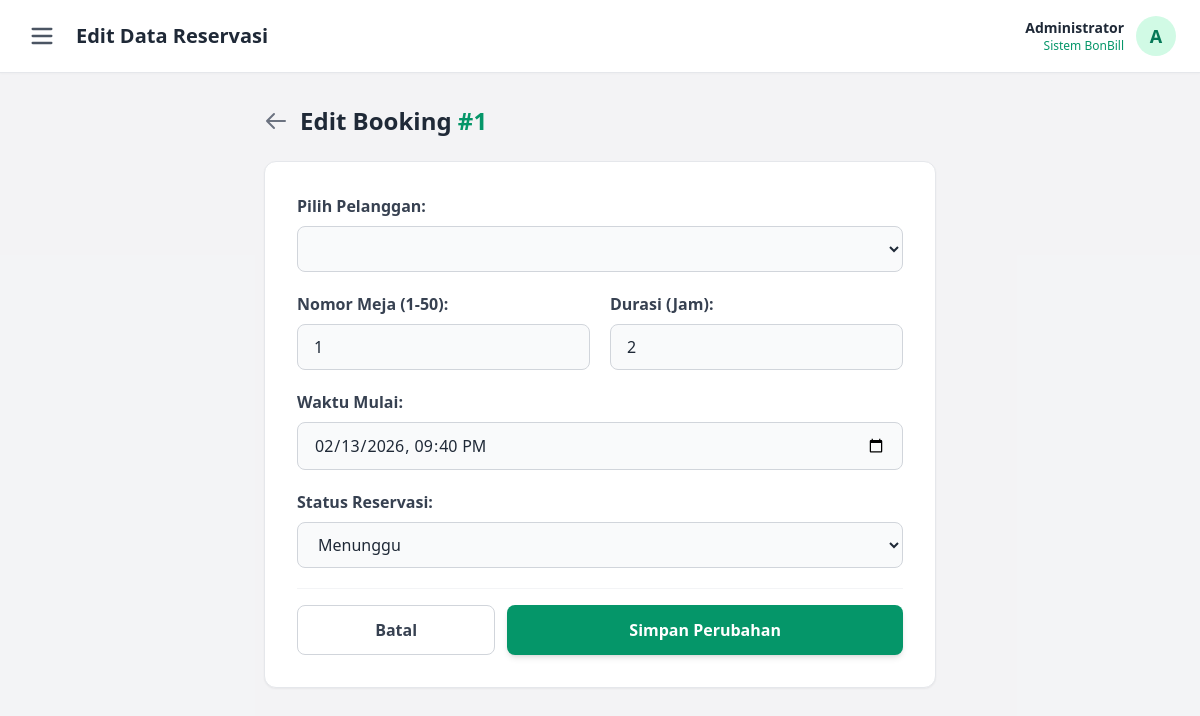
Page /user/edit_booking/1 (signed in) on the committed database.
### tables this page shows
CREATE TABLE bookings (
    id INTEGER PRIMARY KEY AUTOINCREMENT,
    user_id INTEGER NOT NULL,
    table_number INTEGER NOT NULL,
    start_time DATETIME NOT NULL,
    duration INTEGER NOT NULL,
    status TEXT DEFAULT 'Menunggu',
    created_at TIMESTAMP DEFAULT CURRENT_TIMESTAMP,
    FOREIGN KEY (user_id) REFERENCES users(id) ON DELETE CASCADE
);

### app.py (the view, shortened to what this page needs)
@app.route('/user/edit_booking/<int:booking_id>', methods=['GET', 'POST'])
@login_required
def edit_booking_user(booking_id):
    conn = get_db_connection()
    booking = conn.execute("SELECT * FROM bookings WHERE id = ? AND user_id = ?", (booking_id, session['user_id'])).fetchone()
    if not booking:
        conn.close()
        flash("Gagal: Data tidak ditemukan atau Anda tidak punya akses.")
        return redirect(url_for('history_user'))
    if booking['status'] != 'Menunggu':
        conn.close()
        flash("Gagal: Booking yang sudah berjalan/selesai tidak bisa diubah.")
        return redirect(url_for('history_user'))
    conn.close()
    return render_template('edit_booking_user.html', booking=booking)

### app.py (called while the page is built)
def get_db_connection():
    basedir = os.path.abspath(os.path.dirname(__file__))
    conn = sqlite3.connect(os.path.join(basedir, 'bonbill.db'))
    conn.row_factory = sqlite3.Row
    return conn

def login_required(f):
    @wraps(f)
    def decorated_function(*args, **kwargs):
        if 'user_id' not in session:
            return redirect(url_for('login'))
        return f(*args, **kwargs)
    return decorated_function

@app.template_filter('format_datetime')
def format_datetime(value, format="%d-%m-%Y %H:%M"):
    if value is None:
        return ""
    if isinstance(value, str):
        try:
            value = datetime.strptime(value, '%Y-%m-%d %H:%M:%S')
        except ValueError:
            return value
    return value.strftime(format)

### templates/edit_booking_user.html (shortened to what this page needs)
{% extends "base_admin.html" %}
{% block header_title %}Edit Data Reservasi{% endblock %}
{% block content %}
<div class="max-w-2xl mx-auto">
    <div class="mb-6 flex items-center gap-3">
        <a href="/admin/dashboard" class="text-gray-500 hover:text-emerald-600 transition-colors">
            <svg class="w-6 h-6" fill="none" stroke="currentColor" viewBox="0 0 24 24"><path stroke-linecap="round" stroke-linejoin="round" stroke-width="2" d="M10 19l-7-7m0 0l7-7m-7 7h18"></path></svg>
        </a>
        <h2 class="text-2xl font-bold text-gray-800">Edit Booking <span class="text-emerald-600">#{{ booking.id }}</span></h2>
    </div>
    <div class="bg-white p-6 md:p-8 rounded-xl shadow-sm border border-gray-200">
        <form method="POST" class="space-y-5">
            <div>
                <label class="block text-gray-700 font-semibold mb-2">Pilih Pelanggan:</label>
                <select name="user_id" required class="w-full px-4 py-2.5 bg-gray-50 border border-gray-300 rounded-lg focus:ring-2 focus:ring-emerald-500 outline-none">
                </select>
            </div>
            <div class="grid grid-cols-1 md:grid-cols-2 gap-5">
                <div>
                    <label class="block text-gray-700 font-semibold mb-2">Nomor Meja (1-50):</label>
                    <input type="number" name="table_number" min="1" max="50" value="{{ booking.table_number }}" required
                           class="w-full px-4 py-2.5 bg-gray-50 border border-gray-300 rounded-lg focus:ring-2 focus:ring-emerald-500 outline-none">
                </div>
                <div>
                    <label class="block text-gray-700 font-semibold mb-2">Durasi (Jam):</label>
                    <input type="number" name="duration" min="1" max="24" value="{{ booking.duration }}" required
                           class="w-full px-4 py-2.5 bg-gray-50 border border-gray-300 rounded-lg focus:ring-2 focus:ring-emerald-500 outline-none">
                </div>
            </div>
            <div>
                <label class="block text-gray-700 font-semibold mb-2">Waktu Mulai:</label>
                <input type="datetime-local" name="start_time" value="{{ booking.start_time | format_datetime('%Y-%m-%dT%H:%M') }}" required
                       class="w-full px-4 py-2.5 bg-gray-50 border border-gray-300 rounded-lg focus:ring-2 focus:ring-emerald-500 outline-none">
            </div>
            <div>
                <label class="block text-gray-700 font-semibold mb-2">Status Reservasi:</label>
                <select name="status" class="w-full px-4 py-2.5 bg-gray-50 border border-gray-300 rounded-lg focus:ring-2 focus:ring-emerald-500 outline-none">
                    <option value="Menunggu" {% if booking.status == 'Menunggu' %}selected{% endif %}>Menunggu</option>
                </select>
            </div>
            <div class="pt-4 border-t border-gray-100 mt-6 flex flex-col-reverse md:flex-row gap-3">
                <a href="/admin/dashboard" class="w-full md:w-1/3 text-center px-4 py-3 bg-white border border-gray-300 text-gray-700 hover:bg-gray-50 rounded-lg font-semibold transition-colors">
                    Batal
                </a>
                <button type="submit" class="w-full md:w-2/3 bg-emerald-600 hover:bg-emerald-700 text-white font-bold py-3 px-4 rounded-lg transition-colors shadow-md">
                    Simpan Perubahan
                </button>
            </div>
        </form>
    </div>
</div>
{% endblock %}

### rows in the picture
bookings: id "1", table_number "1", duration "2", start_time "02/13/2026 21:40", status "Menunggu"
